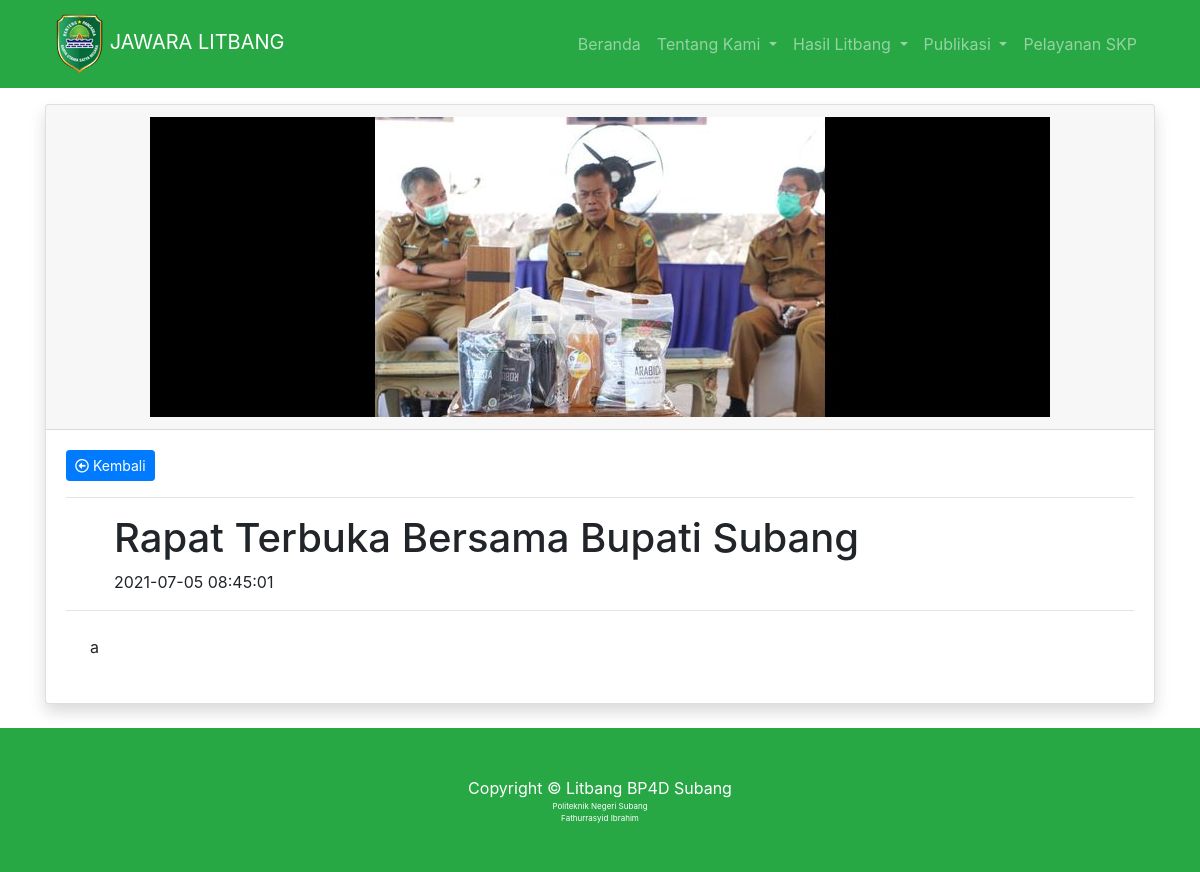
Page /Dashboard/beritadashboard/14 on the committed database.
### tables this page shows
CREATE TABLE `beritaartikel` (
  `id_berita` int(11) NOT NULL,
  `judulberita` text NOT NULL,
  `thumbnailberita` varchar(100) NOT NULL,
  `headlineberita` varchar(100) NOT NULL,
  `tanggalberita` timestamp NOT NULL DEFAULT CURRENT_TIMESTAMP ON UPDATE CURRENT_TIMESTAMP,
  `isiberita` text NOT NULL
);

### application/controllers/Dashboard.php (called while the page is built, shortened)
<?php
class Dashboard extends CI_Controller
{
		public function beritadashboard($id_berita)
		{
			$data = $this->db->get_where('beritaartikel', [
				'id_berita'		=> $id_berita
			])->row_array();
			$this->load->view('templates/guest/e-litbang/navbar');
			$this->load->view('guest/e-litbang/publikasi/beritadashboard', $data);
			$this->load->view('templates/guest/e-litbang/footer');
		}
}
?>

### index.php (called while the page is built, shortened)
<?php
require_once BASEPATH.'core/CodeIgniter.php';

### application/views/guest/e-litbang/publikasi/beritadashboard.php (the view, shortened to what this page needs)
<div class="container">
    <div class="card shadow mb-4 mt-5">
        <div class="card-header text-center">
            <div>
                <img src="<?= base_url('assets/img/elitbang/thumbnailberita/' .$thumbnailberita) ?>">
            </div>
        </div>
        <div class="card-body">
            <a href="<?= base_url(''); ?>">
                    <button class="btn btn-sm btn-primary">
                        <i class="far fa-arrow-alt-circle-left"></i>
                        Kembali
                    </button></a>
                    <hr>
            <div class="ml-5 mr-5">
                <h1><?php echo $judulberita; ?></h1>
                <p><?php echo $tanggalberita; ?></p>
                </div>
                <hr>
                <div class="ml-4 mr-4 mt-4 mb-4">
                <?php echo $isiberita; ?>
            </div>
        </div>
    </div>
</div>

### assets/litbang/css/modern-business.css (style rules this page uses)
body { padding-top: 56px; }

### rows in the picture
beritaartikel: thumbnailberita (picture), judulberita "Rapat Terbuka Bersama Bupati Subang", tanggalberita "2021-07-05 08:45:01", isiberita "a"
